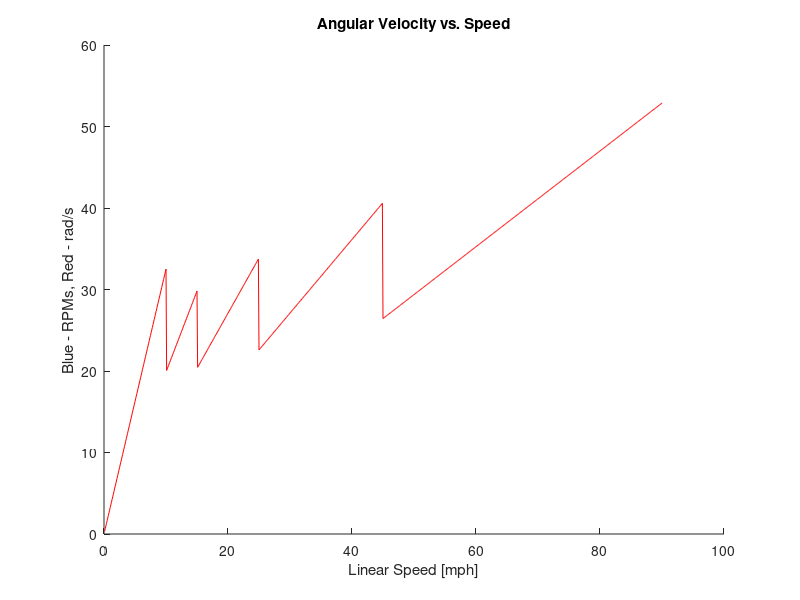

Here is the MATLAB script that generated this plot:
% Valid State Ranges

clc
clear

h = 0.33;
Rg = [.4167; .6817; 1; 1.4993; 2.3058; 0];            % Gear Reduction Ratios
e_shift_speed = 0.00;                                           % Error in shift speeds
shift_speeds = [0; 10*(1-e_shift_speed); 15*(1-e_shift_speed); 25*(1-e_shift_speed); 45*(1-e_shift_speed)];     % Speed to shift

v_mph = .1:.1:90;                       % Linear Velocity [mph] (independent)
v = v_mph*(1609.344/3600);
w_e = 0;                                       % Angular Velocity of Engine [rad/s] (dependent)

Rg(6) = Rg(1);         % Start in 1st gear

for i = 1:1:size(v, 2)    
    % Simulates Gear Shifting
    if(v_mph(i) > shift_speeds(5))
        Rg(6) = Rg(5);
    elseif(v_mph(i) > shift_speeds(4))
        Rg(6) = Rg(4);
    elseif(v_mph(i) > shift_speeds(3))
        Rg(6) = Rg(3);
    elseif(v_mph(i) > shift_speeds(2))
        Rg(6) = Rg(2);
    else
        Rg(6) = Rg(1);
    end
    
    w_e(i) = v(i)/(h*Rg(6));
end

hold off;
hold on;
%plot(v_mph, w_e*60/(2*pi), 'blue')
plot(v_mph, w_e, 'red')
title('Angular Velocity vs. Speed');
xlabel('Linear Speed [mph]')
ylabel('Blue - RPMs, Red - rad/s')